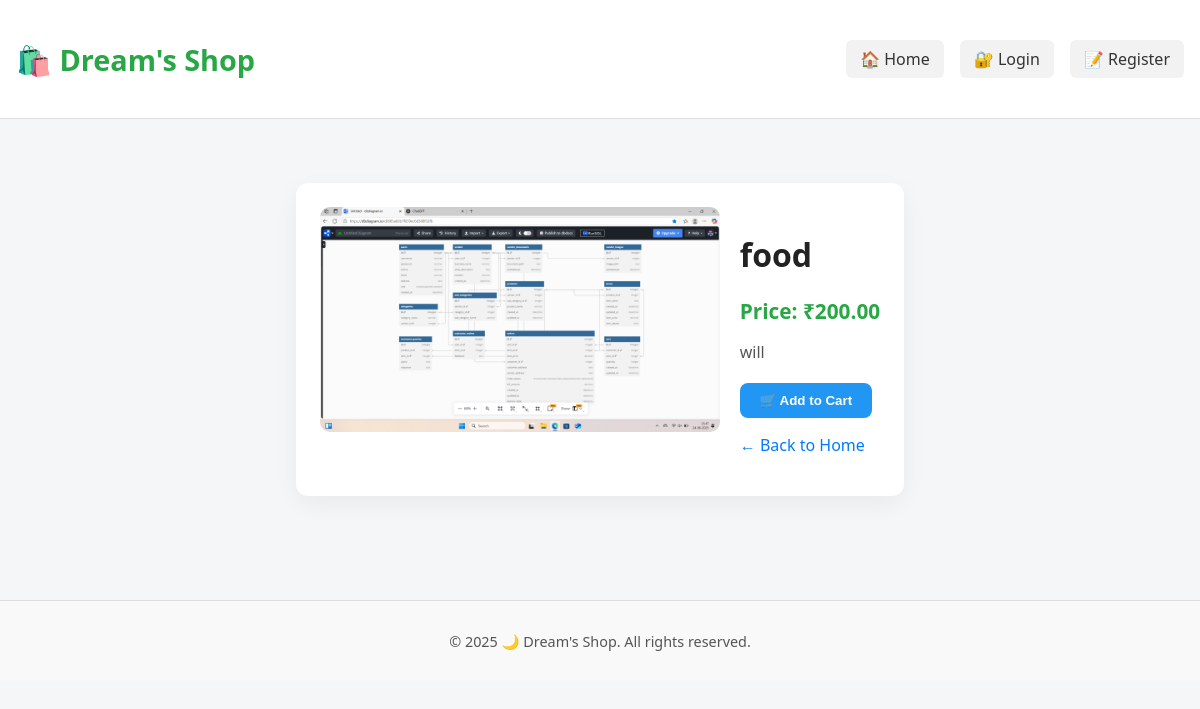
/product/1/, run on the app's committed database.
### store/models.py (models this page shows, shortened)
class Product(models.Model):
    name = models.CharField(max_length=255)
    price = models.DecimalField(max_digits=8, decimal_places=2)
    image = models.ImageField(upload_to='products/')
    description = models.TextField()

### store/views.py (the view)
# urls.py: path('product/<int:pk>/', ProductDetailView.as_view(), name='product_detail'),
class ProductDetailView(DetailView):
    model = Product
    template_name = 'store/product_detail.html'
    context_object_name = 'product'

### store/templates/store/product_detail.html (shortened to what this page needs)
{% extends 'base.html' %}
{% block content %}
<section class="product-detail-container">
    <div class="product-detail-card">
        <div class="product-detail-image">
            {% if product.image %}
                <img src="{{ product.image.url }}" alt="{{ product.name }}">
            {% else %}
                <div class="placeholder-img">📦</div>
            {% endif %}
        </div>
        <div class="product-detail-info">
            <h2>{{ product.name }}</h2>
            <p class="price">Price: ₹{{ product.price }}</p>
            <p class="desc">{{ product.description }}</p>
            <form action="{% url 'add_to_cart' product.pk %}" method="post">
                <button type="submit" class="btn btn-primary">🛒 Add to Cart</button>
            </form>
            <p class="back-link"><a href="{% url 'home' %}">← Back to Home</a></p>
        </div>
    </div>
</section>
{% endblock %}

### static/style.css (style rules this page uses)
body { font-family: 'Segoe UI', sans-serif; background: #f4f6f8; margin: 0; padding: 0; }
.btn { padding: 10px 20px; border: none; border-radius: 8px; background: #4CAF50; color: white; font-weight: bold; cursor: pointer; text-decoration: none; }
.btn-primary { background: #2196F3; }
.product-detail-container { display: flex; justify-content: center; padding: 40px 20px; }
.product-detail-card { display: flex; flex-direction: column; gap: 20px; max-width: 900px; background: #fff; padding: 24px; border-radius: 12px; box-shadow: 0 8px 24px rgba(0,0,0,0.05); }
@media (min-width: 768px) { .product-detail-card { flex-direction: row; } }
.product-detail-image img { width: 100%; max-width: 400px; height: auto; border-radius: 10px; object-fit: cover; }
.product-detail-info { flex: 1; }
.product-detail-info h2 { font-size: 2rem; margin-bottom: 10px; color: #222; }
.price { font-size: 1.3rem; font-weight: 600; color: #28a745; margin-bottom: 10px; }
.desc { font-size: 1rem; margin-bottom: 20px; color: #555; }
.back-link a { color: #007bff; text-decoration: none; }

### data on the page
Product: image (picture), name "food", price "200.00", description "will"
